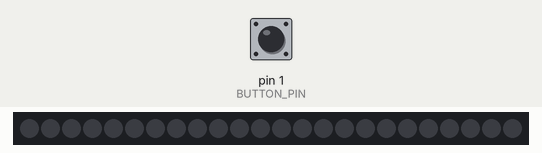
Simulated run of this sketch. Board: Arduino Mega 2560, built with avr-gcc and run on an emulated ATmega2560. Parts: 24 RGB LEDs in strip order, left to right. The test bench sets the inputs (shaded band); at power-on: pin 1 (BUTTON_PIN) LOW. Dim RGB values are drawn brighter than linear.

Above: at 0.1 s.
At 0.6 s:
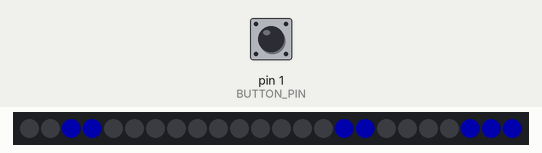
At 1.1 s:
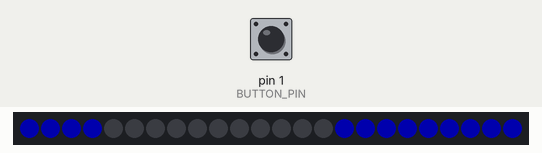
At 1.6 s:
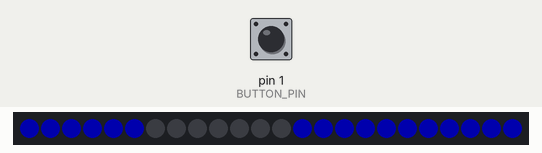
At 2.1 s:
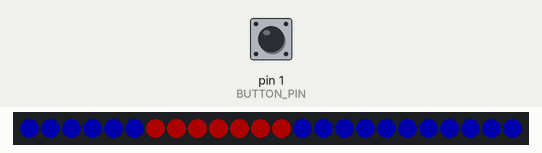

The sketch:

PopArtPCB.ino
```cpp
#include <Adafruit_NeoPixel.h>
#include "frames.h"
#include <Bounce2.h>

Bounce2::Button button = Bounce2::Button();

#define BUTTON_PIN 1

Adafruit_NeoPixel strip(24, 0);

int switchVal = 0;

int colors [4][3]{
  {0,0,0},
  {0,0,255},
  {255,0,0},
  {255,165,0}
};

int whichFrame = 0;

//timer variables
int sTime;
int eTime;
int interval;


void setup() {

  //mode = 0;
  button.attach(BUTTON_PIN, INPUT);

  button.interval(10); //debounce interval in ms

  sTime = millis();
  interval = 1500;

  strip.begin();
  strip.clear();
  strip.setBrightness(50);
}

void loop() {

   if (button.rose()){
    switchVal = switchVal +1;

   }

  switch(switchVal){
    case 0: off(); break;
    case 1: on(); break;
    case 2: simple(); break;
    case 3: mapped();  break;
  }

  switchVal = (switchVal + 1) % 4;
}

void off(){
  strip.begin();
  strip.clear();
  strip.show();
}

void on(){
  strip.begin();
  strip.clear();

  strip.setPixelColor(0, 255,0,0);
  strip.setPixelColor(1, 255,0,0);
  strip.setPixelColor(17, 255,0,0);
  strip.setPixelColor(18, 255,0,0);
  strip.setPixelColor(21, 255,0,0);
  strip.setPixelColor(22, 255,0,0);

  strip.show();
}
void simple(){

  for (int i = 0; i < strip.numPixels(); i++) {
    int whichColor = pixelMap[i];
    int red = colors[whichColor][0];
    int green = colors[whichColor][1];
    int blue = colors [whichColor][2];
    strip.setPixelColor(i, red, green, blue);
  }
  strip.show();
  }


void mapped(){
  for (int i = 0; i < strip.numPixels(); i++) {
    int pixAddress = pixelMap[i];
    int whichColor = animation[whichFrame][i];
    int blue = colors[whichColor][0];
    int red = colors[whichColor][1];
    int orange = colors[whichColor][2];

    if(pixAddress != -1){
      strip.setPixelColor(pixAddress, blue,red,orange);
    }
    }
  strip.show();
  delay(500);
  whichFrame = (whichFrame + 1) % 5;
}
```

Source omitted: frames.h (data table, 1159 bytes)

Measured:
- by itself, everything shown: repeats every 2.5 s, in 9 steps
- what the display in image 1 shows lasts 0.5 s, from 0.5 s to 1.0 s
